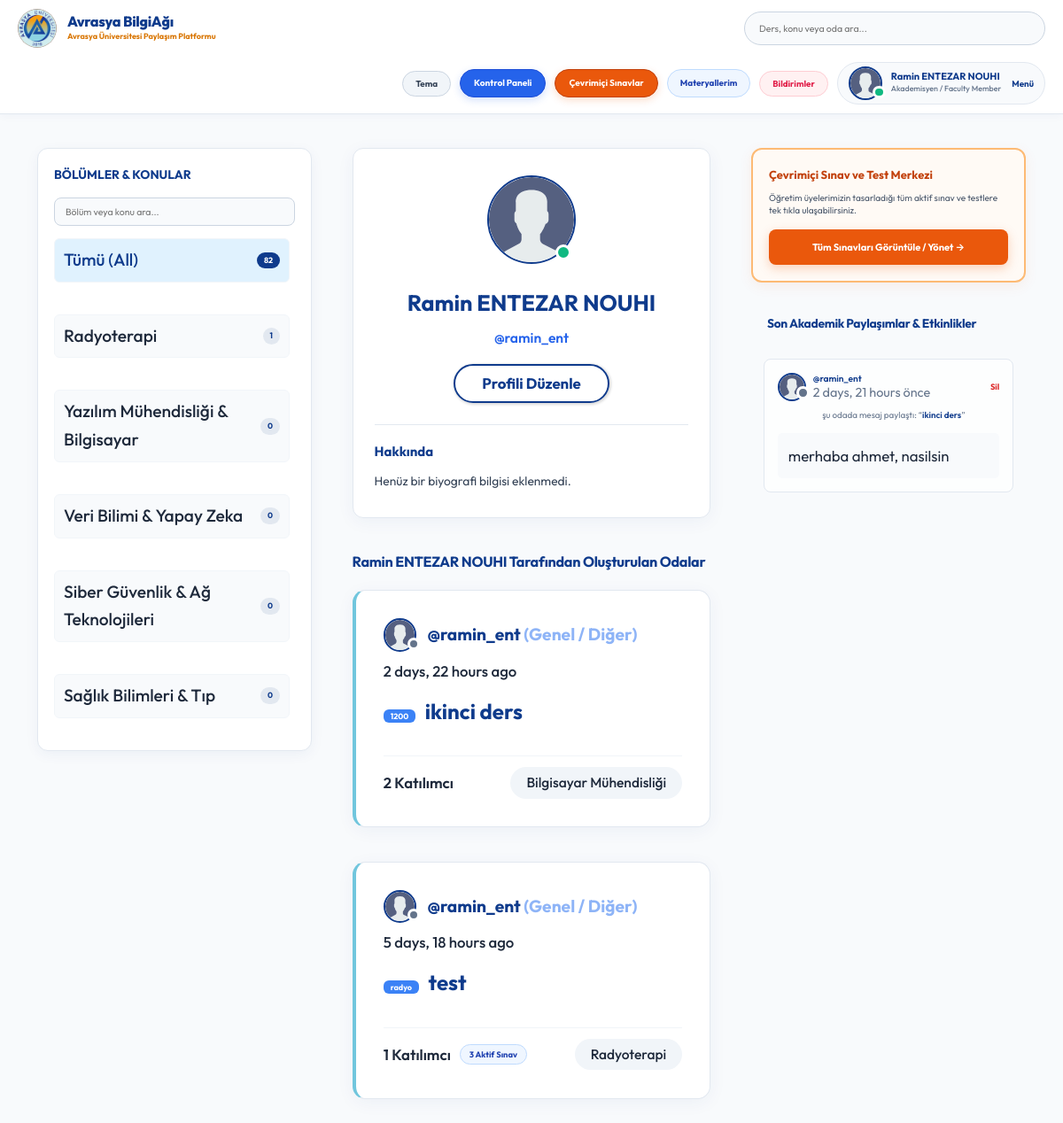
Page /profile/9/ (signed in) on the earlier database version.
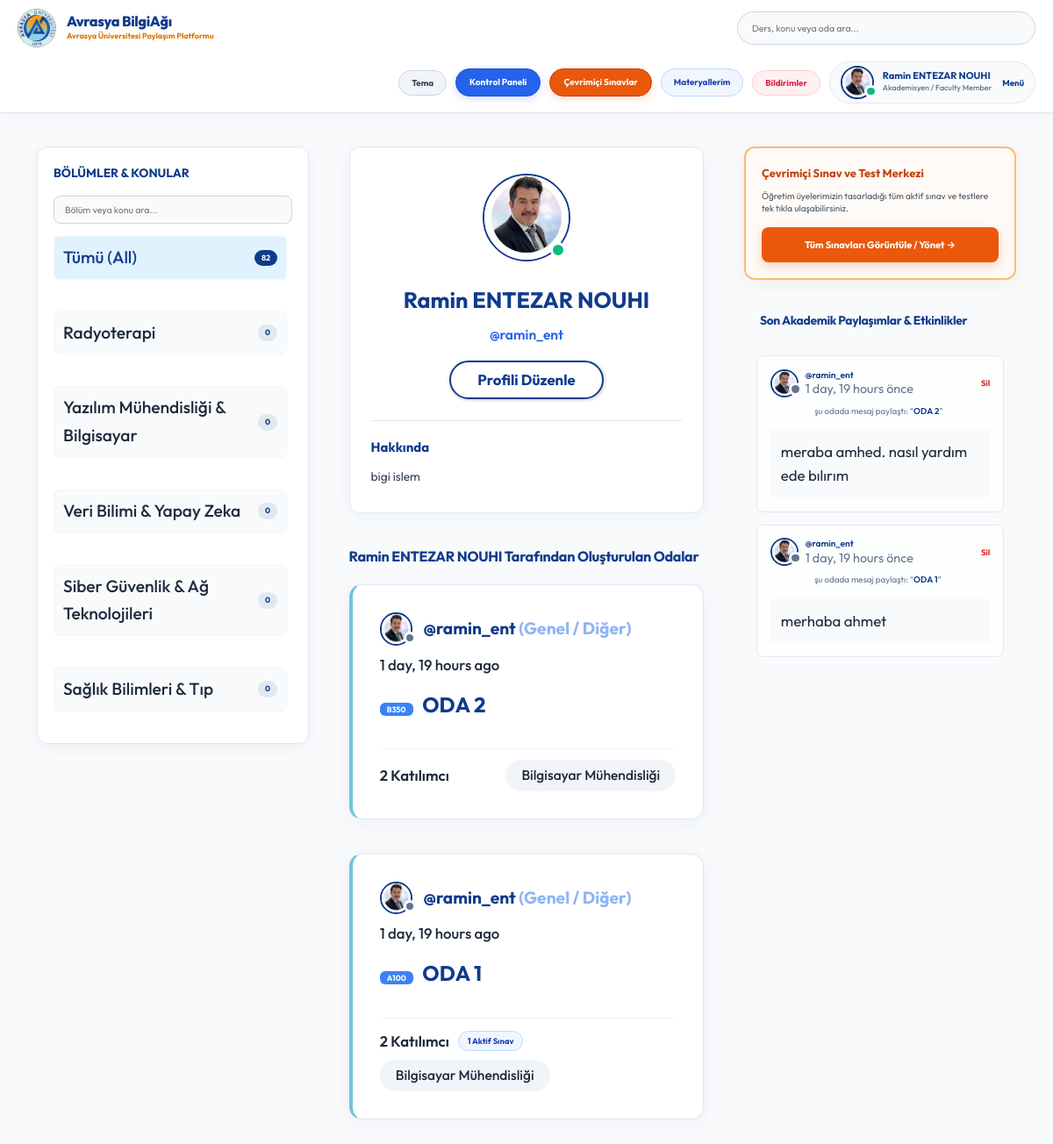
Same page on the later database version.
### base/models.py (models this page shows, shortened)
class User(AbstractUser):
    name = models.CharField(max_length=200, null=True, verbose_name="Ad Soyad")
    email = models.EmailField(unique=True, null=True, verbose_name="E-Posta Adresi")
    bio = models.TextField(null=True, verbose_name="Hakkımda (Biyografi)")
    avatar = models.ImageField(null=True, default="avatar.svg", verbose_name="Profil Fotoğrafı (Avatar)")
    student_id = models.CharField(max_length=50, null=True, blank=True, verbose_name="Öğrenci / Sicil No")
    department = models.CharField(max_length=100, choices=DEPARTMENT_CHOICES, default='Genel / Diğer', verbose_name="Fakülte / Bölüm")
    role = models.CharField(max_length=20, choices=ROLE_CHOICES, default='student', verbose_name="Akademik Rol")
    github_link = models.URLField(max_length=255, null=True, blank=True, verbose_name="GitHub Profili")
    linkedin_link = models.URLField(max_length=255, null=True, blank=True, verbose_name="LinkedIn Profili")
    objects = CustomUserManager()
    USERNAME_FIELD = 'email'
    REQUIRED_FIELDS = ['username']
    @property
    def unread_notifications_count(self):
        return self.notifications.filter(is_read=False).count()
    @property
    def unread_notifications(self):
        return self.notifications.filter(is_read=False)

class Topic(models.Model):
    name = models.CharField(max_length=200)

class Room(models.Model):
    host = models.ForeignKey(User, on_delete=models.SET_NULL, null=True)
    topic = models.ForeignKey(Topic, on_delete=models.SET_NULL, null=True, verbose_name="Bölüm / Akademik Konu")
    name = models.CharField(max_length=200, verbose_name="Çalışma Odası Adı")
    course_code = models.CharField(max_length=50, null=True, blank=True, verbose_name="Ders Kodu (örn: CENG201)")
    room_type = models.CharField(max_length=20, choices=ROOM_TYPE_CHOICES, default='general', verbose_name="Oda Türü")
    description = models.TextField(null=True, blank=True, verbose_name="Oda Açıklaması")
    participants = models.ManyToManyField(
        User, related_name='participants', blank=True)
    updated = models.DateTimeField(auto_now=True)
    created = models.DateTimeField(auto_now_add=True)
    class Meta:
        ordering = ['-updated', '-created']
    def __str__(self):
        return self.name

class Message(models.Model):
    user = models.ForeignKey(User, on_delete=models.CASCADE)
    room = models.ForeignKey(Room, on_delete=models.CASCADE)
    body = models.TextField()
    is_verified_answer = models.BooleanField(default=False, verbose_name="Öğretim Üyesi Onaylı Cevap")
    updated = models.DateTimeField(auto_now=True)
    created = models.DateTimeField(auto_now_add=True)
    class Meta:
        ordering = ['-updated', '-created']

### base/views.py (the view)
# urls.py: path('profile/<str:pk>/', views.userProfile, name="user-profile"),
@login_required(login_url='login')
def userProfile(request, pk):
    user = User.objects.get(id=pk)
    rooms = user.room_set.all()
    room_messages = user.message_set.all()
    topics = Topic.objects.all()
    context = {'user': user, 'rooms': rooms,
               'room_messages': room_messages, 'topics': topics}
    return render(request, 'base/profile.html', context)

### base/templates/base/profile.html
{% extends 'main.html' %}
{% block content %}
<main class="profile-page layout layout--3">
  <div class="container">
    {% include 'base/topics_component.html' %}
    <div class="roomList">
      <div class="profile">
        <div class="profile__avatar">
          <div class="avatar avatar--large active">
            <img src="{{user.avatar.url}}" />
          </div>
        </div>
        <div class="profile__info">
          <h3>{{user.name}}</h3>
          <p>@{{user.username}}</p>
          {% if request.user == user %}
          <a href="{% url 'update-user' %}" class="btn btn--main btn--pill">Profili Düzenle</a>
          {% endif %}
        </div>
        <div class="profile__about">
          <h3>Hakkında</h3>
          <p>
            {{user.bio|default:"Henüz bir biyografi bilgisi eklenmedi."}}
          </p>
        </div>
      </div>
      <div class="roomList__header">
        <div>
          <h2>{{user.name|default:user.username}} Tarafından Oluşturulan Odalar</h2>
        </div>
      </div>
      {% include 'base/feed_component.html' %}
    </div>
    {% include 'base/activity_component.html' %}
  </div>
</main>
{% endblock content %}

### templates/navbar.html (shortened to what this page needs)
{% load static %}
<header class="header header--loggedIn" style="background: #ffffff; border-bottom: 1px solid #e2e8f0; padding: 10px 0; position: sticky; top: 0; z-index: 999; box-shadow: 0 2px 10px rgba(15, 59, 140, 0.04);">
    <div class="container" style="display: flex; justify-content: space-between; align-items: center; gap: 16px; flex-wrap: wrap; width: 100%; max-width: 1400px; margin: 0 auto; padding: 0 20px;">
        <a href="{% url 'home' %}" class="header__logo" style="display: flex; align-items: center; gap: 12px; text-decoration: none; flex-shrink: 0;">
            <img src="{% static 'images/avrasya_logo.png' %}" alt="Avrasya University Logo" style="width: 44px; height: 44px; object-fit: contain; background: transparent; border: none; border-radius: 50%; flex-shrink: 0;" />
            <div style="white-space: nowrap;">
                <h1 style="margin: 0; font-weight: 800; font-size: 1.35rem; color: #0f3b8c; letter-spacing: -0.3px; line-height: 1.2; white-space: nowrap !important;">Avrasya BilgiAğı</h1>
                <span style="font-size: 0.75rem; color: #d97706; font-weight: 700; display: block; white-space: nowrap !important;">Avrasya Üniversitesi Paylaşım Platformu</span>
            </div>
        </a>
        <form class="header__search" method="GET" action="{% url 'home' %}" style="flex: 1 1 220px; max-width: 340px; margin: 0;">
            <div style="background: #f8fafc; border: 1px solid #cbd5e1; border-radius: 50px; padding: 6px 16px; display: flex; align-items: center; gap: 10px; width: 100%; height: 38px;">
                <input name="q" placeholder="Ders, konu veya oda ara..." style="background: transparent; border: none; outline: none; width: 100%; font-size: 0.88rem; color: #1e293b; padding: 0;" />
            </div>
        </form>
        <nav class="header__menu" style="display: flex; align-items: center; gap: 10px; flex-shrink: 0; margin-left: auto;">
            <button id="themeToggleBtn" onclick="toggleTheme()" title="Gece / Gündüz Modu" style="background: #f1f5f9; border: 1px solid #cbd5e1; padding: 7px 14px; border-radius: 50px; display: flex; align-items: center; justify-content: center; cursor: pointer; font-size: 0.82rem; font-weight: 700; transition: all 0.2s ease; color: #334155; flex-shrink: 0;">
                Tema
            </button>
            {% if request.user.is_authenticated %}
            <a href="{% url 'dashboard' %}" style="display: inline-flex; align-items: center; gap: 6px; background: #2563eb; color: #ffffff; border: 1px solid #1d4ed8; padding: 7px 15px; border-radius: 50px; font-weight: 700; font-size: 0.84rem; text-decoration: none; white-space: nowrap; box-shadow: 0 3px 10px rgba(37, 99, 235, 0.2); flex-shrink: 0;">
                Kontrol Paneli
            </a>
            {% endif %}
            <a href="{% url 'quizzes' %}" style="display: inline-flex; align-items: center; gap: 6px; background: #ea580c; color: #ffffff; border: 1px solid #c2410c; padding: 7px 15px; border-radius: 50px; font-weight: 700; font-size: 0.84rem; text-decoration: none; white-space: nowrap; box-shadow: 0 3px 10px rgba(234, 88, 12, 0.2); flex-shrink: 0;">
                Çevrimiçi Sınavlar
            </a>
            {% if request.user.is_authenticated %}
            <a href="{% url 'saved-resources' %}" title="Kaydedilen Materyallerim" style="display: flex; align-items: center; justify-content: center; background: #eff6ff; border: 1px solid #bfdbfe; color: #1e40af; padding: 7px 14px; border-radius: 50px; text-decoration: none; font-size: 0.82rem; font-weight: 700; flex-shrink: 0;">
                Materyallerim
            </a>
            <div style="position: relative; flex-shrink: 0;">
                <button onclick="const m=document.getElementById('notifModal'); m.style.display = m.style.display === 'none' ? 'block' : 'none';" title="Bildirimler" style="background: #fff1f2; border: 1px solid #fecdd3; color: #e11d48; padding: 7px 14px; border-radius: 50px; cursor: pointer; font-size: 0.82rem; font-weight: 700; display: flex; align-items: center; gap: 6px; position: relative;">
                    Bildirimler
                </button>
            </div>
            <div class="header__user" style="display: flex; align-items: center; gap: 12px; background: #f8fafc; border: 1px solid #e2e8f0; padding: 4px 12px; border-radius: 50px; flex-shrink: 0;">
                <a href="{% url 'update-user' %}" style="display: flex; align-items: center; gap: 10px; text-decoration: none;">
                    <div class="avatar avatar--medium active">
                        <img src="{{request.user.avatar.url}}" style="width: 34px; height: 34px; border-radius: 50%; object-fit: cover;" />
                    </div>
                    <div>
                        <p style="margin: 0; font-weight: 700; color: #0f3b8c; line-height: 1.2; font-size: 0.92rem; white-space: nowrap;">{{request.user.name|default:request.user.username}}</p>
                        <span style="font-size: 0.74rem; color: #64748b; font-weight: 500; display: block; white-space: nowrap;">{{request.user.get_role_display}}</span>
                    </div>
                </a>
                <button class="dropdown-button" style="background: transparent; border: none; cursor: pointer; font-weight: 700; color: #0f3b8c; font-size: 0.82rem;">
                    Menü
                </button>
            </div>
            {% endif %}
        </nav>
    </div>
</header>

### base/templates/base/topics_component.html (shortened to what this page needs)
<div class="topics" style="background: #ffffff; border: 1px solid #e2e8f0; box-shadow: 0 4px 15px rgba(15, 59, 140, 0.05); border-radius: 12px; padding: 18px;">
    <div class="topics__header" style="margin-bottom: 12px;">
        <h2 style="color: #0f3b8c; font-weight: 700; font-size: 1.15rem;">BÖLÜMLER & KONULAR</h2>
    </div>
    <div style="margin-bottom: 14px;">
        <input type="text" id="topicSearchInput" onkeyup="filterTopicsList()" placeholder="Bölüm veya konu ara..."
               style="width: 100%; padding: 8px 12px; border: 1px solid #cbd5e1; border-radius: 8px; font-size: 0.88rem; background: #f8fafc; color: #1e293b; outline: none;">
    </div>
    <ul class="topics__list scroll" id="topicsListUl" style="max-height: 560px; overflow-y: auto; padding-right: 6px; list-style: none;">
        <li style="margin-bottom: 8px;">
            <a href="{% url 'home' %}" class="topic-pill active">
                <span>Tümü (All)</span>
                <span class="topic-count-badge">{{topics.count}}</span>
            </a>
        </li>
        {% for topic in topics %}
        <li class="topic-item" style="margin-bottom: 6px;">
            <a href="{% url 'home' %}?q={{topic.name}}" class="topic-pill">
                <span class="topic-name">{{topic.name}}</span>
                <span class="topic-count-badge">{{topic.room_set.all.count}}</span>
            </a>
        </li>
        {% endfor %}
    </ul>
</div>

### base/templates/base/feed_component.html
{% for room in rooms %}
<div class="roomListRoom" style="border-left: 4px solid #71c6dd;">
    <div class="roomListRoom__header" style="display: flex; justify-content: space-between; align-items: center; flex-wrap: wrap; gap: 8px;">
        <a href="{% url 'user-profile' room.host.id %}" class="roomListRoom__author">
            <div class="avatar avatar--small">
                <img src="{{room.host.avatar.url}}" />
            </div>
            <span>@{{room.host.username}} <small style="color: #8eb4f7;">({{room.host.department}})</small></span>
        </a>
        <div class="roomListRoom__actions">
            <span>{{room.created|timesince}} ago</span>
        </div>
    </div>
    <div class="roomListRoom__content">
        <a href="{% url 'room' room.id %}">
            {% if room.course_code %}
            <span style="background: #3b82f6; color: #fff; padding: 2px 8px; border-radius: 6px; font-size: 0.75rem; margin-right: 6px; font-weight: bold;">{{room.course_code}}</span>
            {% endif %}
            {{room.name}}
        </a>
    </div>
    <div class="roomListRoom__meta" style="display: flex; justify-content: space-between; align-items: center; flex-wrap: wrap; gap: 8px;">
        <div style="display: flex; align-items: center; gap: 10px;">
            <a href="{% url 'room' room.id %}" class="roomListRoom__joined" style="font-weight: 600;">
                {{room.participants.all.count}} Katılımcı
            </a>
            {% if room.quizzes.count %}
            <a href="{% url 'room' room.id %}" style="background: #eff6ff; border: 1px solid #bfdbfe; color: #1e40af; padding: 3px 10px; border-radius: 20px; font-weight: 700; font-size: 0.78rem; text-decoration: none;">
                {{ room.quizzes.count }} Aktif Sınav
            </a>
            {% endif %}
        </div>
        <p class="roomListRoom__topic" style="margin: 0;">{{room.topic.name}}</p>
    </div>
</div>
{% endfor %}

### base/templates/base/activity_component.html
<div class="activities" style="display: flex; flex-direction: column; gap: 20px;">
    <div style="background: #fffaf5; border: 2px solid #fdba74; border-radius: 12px; padding: 18px; box-shadow: 0 4px 15px rgba(234, 88, 12, 0.08);">
        <h3 style="color: #c2410c; font-size: 1.08rem; font-weight: 700; margin: 0 0 8px 0;">Çevrimiçi Sınav ve Test Merkezi</h3>
        <p style="color: #475569; font-size: 0.84rem; margin: 0 0 14px 0; line-height: 1.4;">
            Öğretim üyelerimizin tasarladığı tüm aktif sınav ve testlere tek tıkla ulaşabilirsiniz.
        </p>
        <a href="{% url 'quizzes' %}" style="display: block; text-align: center; padding: 11px 16px; font-weight: 700; font-size: 0.92rem; text-decoration: none; background: #ea580c; color: #ffffff; border-radius: 8px; box-shadow: 0 4px 12px rgba(234, 88, 12, 0.25);">
            Tüm Sınavları Görüntüle / Yönet &rarr;
        </a>
    </div>
    <div>
        <div class="activities__header" style="margin-bottom: 12px; background: transparent; border: none; padding: 0;">
            <h2 style="font-size: 1.15rem; font-weight: 700;">Son Akademik Paylaşımlar & Etkinlikler</h2>
        </div>
        {% for message in room_messages %}
        <div class="activities__box">
            <div class="activities__boxHeader roomListRoom__header" style="display: flex; justify-content: space-between; align-items: center; margin-bottom: 8px;">
                <a href="{% url 'user-profile' message.user.id %}" class="roomListRoom__author" style="display: flex; align-items: center; gap: 8px; text-decoration: none;">
                    <div class="avatar avatar--small">
                        <img src="{{message.user.avatar.url}}" style="width: 28px; height: 28px; border-radius: 50%; object-fit: cover;" />
                    </div>
                    <p style="margin: 0; font-weight: 600; font-size: 0.85rem;">
                        @{{message.user.username}}
                        <span style="color: #64748b; font-weight: 400;">{{message.created|timesince}} önce</span>
                    </p>
                </a>
                {% if request.user == message.user %}
                <a href="{% url 'delete-message' message.id %}" style="color: #dc2626; font-size: 0.78rem; font-weight: 700; text-decoration: none;">
                    Sil
                </a>
                {% endif %}
            </div>
            <div class="activities__boxContent">
                <p style="margin: 0 0 6px 0; font-size: 0.82rem; color: #64748b;">şu odada mesaj paylaştı: “<a href="{% url 'room' message.room.id %}" style="font-weight: 600; text-decoration: none;">{{message.room}}</a>”</p>
                <div class="activities__boxRoomContent">{{message.body}}</div>
            </div>
        </div>
        {% empty %}
        <div style="background: #ffffff; border: 1px solid #e2e8f0; border-radius: 10px; padding: 24px; text-align: center; color: #64748b; font-size: 0.88rem;">
            Henüz yeni bir mesaj veya etkinlik bulunmuyor.
        </div>
        {% endfor %}
    </div>
</div>

Differences in the rows shown:
removed Room: host.avatar (placeholder picture), host.username "ramin_ent", host.department "Genel / Diğer", created "2 days, 22 hours", course_code "1200", name "ikinci ders", participants.all.count "2", topic.name "Bilgisayar Mühendisliği"
removed Room: host.avatar (placeholder picture), host.username "ramin_ent", host.department "Genel / Diğer", created "5 days, 18 hours", course_code "radyo", name "test", participants.all.count "1", quizzes.count "3", topic.name "Radyoterapi"
removed Message: user.avatar (placeholder picture), user.username "ramin_ent", created "2 days, 21 hours", shows "Sil", room "ikinci ders", body "merhaba ahmet, nasilsin"
changed User "Ramin ENTEZAR NOUHI": user.avatar: picture added in place of a placeholder; avatar: picture added in place of a placeholder; bio "Henüz bir biyografi bilgisi eklenmedi." → "bigi islem"
computed for Topic "Radyoterapi": room_set.all.count "1" → "0"
added Room: host.avatar (picture), host.username "ramin_ent", host.department "Genel / Diğer", created "1 day, 19 hours", course_code "B350", name "ODA 2", participants.all.count "2", topic.name "Bilgisayar Mühendisliği"
added Room: host.avatar (picture), host.username "ramin_ent", host.department "Genel / Diğer", created "1 day, 19 hours", course_code "A100", name "ODA 1", participants.all.count "2", quizzes.count "1", topic.name "Bilgisayar Mühendisliği"
added Message: user.avatar (picture), user.username "ramin_ent", created "1 day, 19 hours", shows "Sil", room "ODA 2", body "meraba amhed. nasıl yardım ede bılırım"
added Message: user.avatar (picture), user.username "ramin_ent", created "1 day, 19 hours", shows "Sil", room "ODA 1", body "merhaba ahmet"
